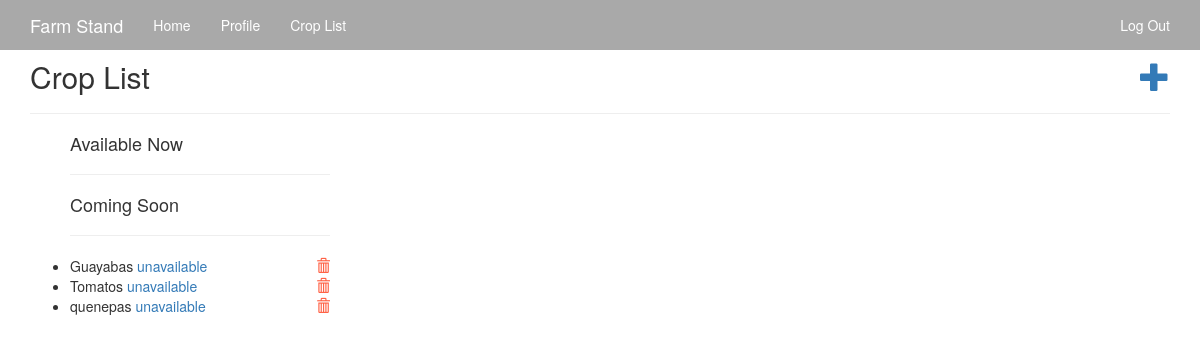
Page /crop-list/3 (signed in) on the earlier database version.
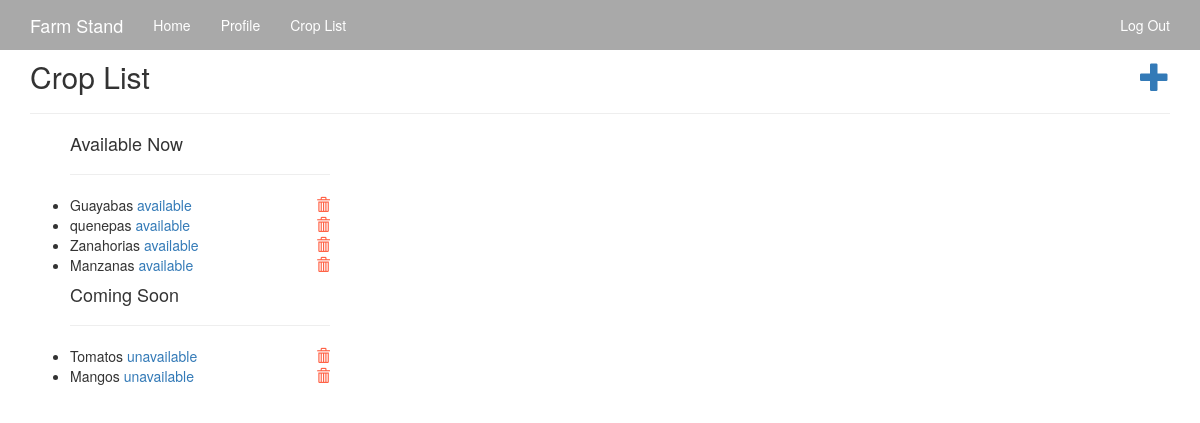
Same page on the later database version.
### app/models.py (models this page shows, shortened)
class Product(db.Model):
    __tablename__ = 'product'
    id = db.Column(db.Integer, primary_key=True)
    name = db.Column(db.String(64))
    available = db.Column(db.Boolean)
    farmer_id = db.Column(db.Integer, db.ForeignKey('users.id'))

### app/main/views.py (the view)
@main.route('/crop-list/<int:id>', methods=['GET', 'POST'])
@login_required
def crop_list(id):
    products = Product.query.filter_by(farmer_id = id).all()
    return render_template('crop_list.html', products=products)

### app/auth/views.py (called while the page is built)
@auth.before_app_request
def before_request():
    if current_user.is_authenticated():
        current_user.ping()
        if current_user.is_authenticated() and not current_user.confirmed and request.endpoint[:5] != 'auth.':
            return redirect(url_for('auth.unconfirmed'))

### app/main/__init__.py (called while the page is built)
@main.app_context_processor
def inject_permissions():
    return dict(Permission=Permission)

### app/models.py (called while the page is built)
@login_manager.user_loader
def load_user(user_id):
    return User.query.get(int(user_id))

    def ping(self):
        self.last_seen = datetime.utcnow()
        db.session.add(self)

### app/templates/crop_list.html (shortened to what this page needs)
{% extends "base.html" %}
{% import "bootstrap/wtf.html" as wtf %}
{% block content %}
<div class="crop-list">
  <div class="container">
      {% if current_user %}
        <div class="header">
          <h2>Crop List <a href="{{ url_for('.add_product', id=current_user.id) }}"><span class="glyphicon glyphicon-plus pull-right" aria-hidden="true"></span></a></h2>
        </div><hr>
        <ul class="products" style="width: 300px;">
          <h4>Available Now</h4><hr>
          {% for product in products %}
            {% if product.available == True %}
              <li class="available">
                {{product.name}}
                {% if product.available %}
                  <a href="{{ url_for('.update_unavailable', id=product.id) }}">available</a>
                {% else %}
                  <a href="{{ url_for('.update_available', id=product.id) }}">unavailable</a>
                {% endif %}
                <a href="{{ url_for('.delete_product', id=product.id) }}" class="pull-right" style="color: tomato;"><span class="glyphicon glyphicon-trash" aria-hidden="true"></span></a>
              </li>
            {% endif%}
          {% endfor %}
          <h4>Coming Soon</h4><hr>
          {% for product in products %}
            {% if product.available == False %}
              <li class="available">
                {{product.name}}
                {% if product.available %}
                  <a href="{{ url_for('.update_unavailable', id=product.id) }}">available</a>
                {% else %}
                  <a href="{{ url_for('.update_available', id=product.id) }}">unavailable</a>
                {% endif %}
                <a href="{{ url_for('.delete_product', id=product.id) }}" class="pull-right" style="color: tomato;"><span class="glyphicon glyphicon-trash" aria-hidden="true"></span></a>
              </li>
            {% endif%}
          {% endfor %}
        </ul>
      {% endif %}
  </div>
</div>
{% endblock %}

### app/templates/base.html (shortened to what this page needs)
{% extends "bootstrap/base.html" %}
{% block head %}
{{ super() }}
<link rel="stylesheet" href="{{url_for('static', filename='style.css')}}">
{% endblock %}
{% block navbar %}
<div class="navbar navbar-inverse navbar-fixed-top" role="navigation">
    <div class="container">
        <div class="navbar-header">
            <a class="navbar-brand" href="{{ url_for('main.index') }}">Farm Stand</a>
        </div>
        <div class="navbar-collapse collapse">
            <ul class="nav navbar-nav">
                <li><a href="{{ url_for('main.index') }}">Home</a></li>
                {% if current_user.is_authenticated() %}
                <li><a href="{{ url_for('main.user', username=current_user.username)}}">Profile</a></li>
                <li><a href="{{ url_for('main.crop_list', id=current_user.id)}}">Crop List</a></li>
                {% endif %}
            </ul>
            <ul class="nav navbar-nav navbar-right">
                {% if current_user.is_authenticated() %}
                <li><a href="{{ url_for('auth.logout') }}">Log Out</a></li>
                {% else %}
                <li><a href="{{ url_for('auth.login') }}">Log In</a></li>
                {% endif %}
            </ul>
        </div>
    </div>
</div><br><br>
{% endblock %}

### app/static/style.css (style rules this page uses)
.navbar { background-color: darkgray; border-bottom: white solid 1px; color: white; }
.navbar-inverse .navbar-brand, .navbar-inverse .navbar-nav > li > a { color: white; }
.navbar-inverse .navbar-collapse, .navbar-inverse .navbar-form { border-color: silver; }

Differences in the rows shown:
changed Product "Guayabas": moves from the list under "Coming Soon" to the list under "Available Now"
changed Product "quenepas": moves from the list under "Coming Soon" to the list under "Available Now"
added Product: name "Zanahorias", shown under "Available Now"
added Product: name "Manzanas", shown under "Available Now"
added Product: name "Mangos", shown under "Coming Soon"
